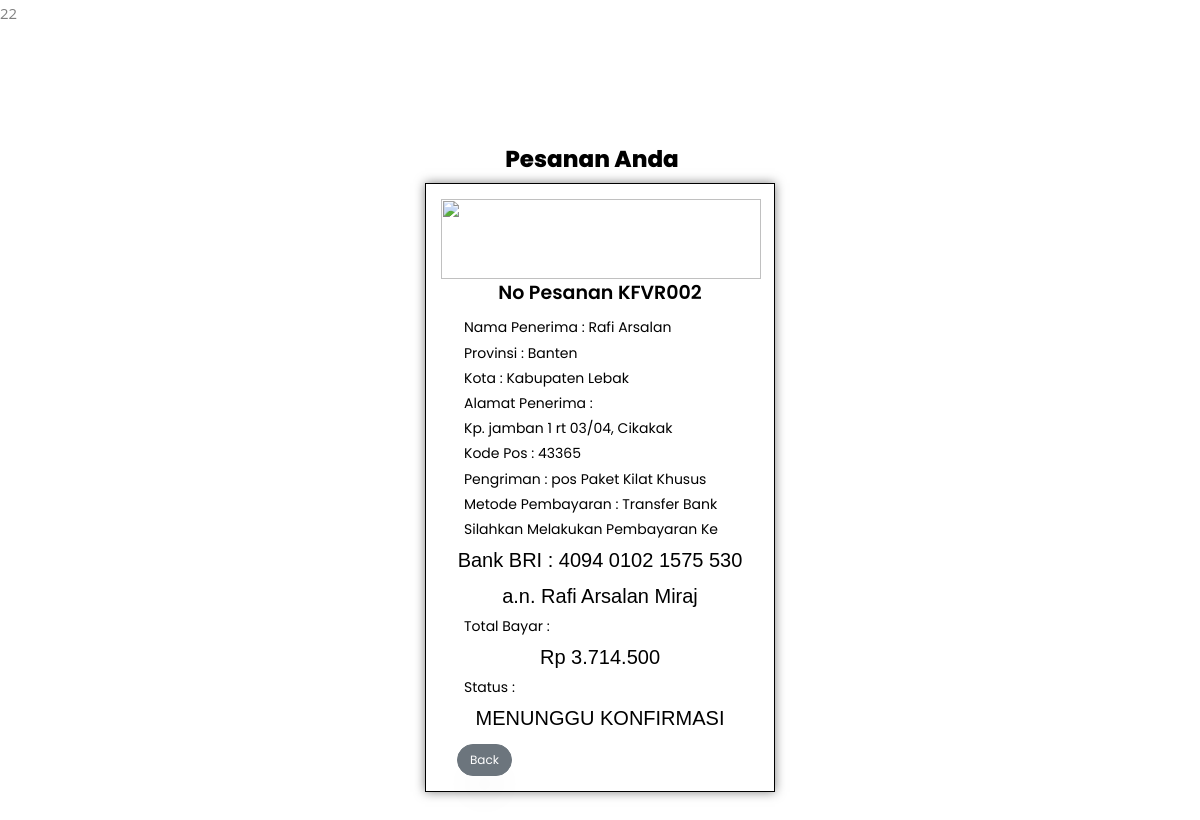
/pembayaran.php?key=22, run on the app's committed database.
### tables this page shows
CREATE TABLE `pesanan` (
  `id_pesanan` int(11) NOT NULL,
  `id_user` int(11) NOT NULL,
  `nomor_pesanan` varchar(100) NOT NULL,
  `nama_penerima` varchar(255) NOT NULL,
  `provinsi` varchar(100) NOT NULL,
  `distrik` varchar(100) NOT NULL,
  `alamat_pengiriman` varchar(255) NOT NULL,
  `ekspedisi` varchar(5) NOT NULL,
  `paket` varchar(100) NOT NULL,
  `kodepos` varchar(20) NOT NULL,
  `total_bayar` varchar(255) NOT NULL,
  `id_opsi` int(11) NOT NULL,
  `berat_barang` int(11) NOT NULL,
  `status_pembayaran` varchar(100) NOT NULL,
  `bukti_pembayaran` varchar(2255) NOT NULL,
  `resi` varchar(255) NOT NULL
);

CREATE TABLE `opsi_pembayaran` (
  `id_opsi` int(11) NOT NULL,
  `nama_pembayaran` varchar(50) NOT NULL,
  `nomor` varchar(100) NOT NULL
);

### pembayaran.php (the view, shortened to what this page needs)
<?php
    include('config.php');
    $kodepesanan = $_GET['key'];
    $query      = mysqli_query($conn,"SELECT * from pesanan where id_pesanan = $kodepesanan");
    $pesanan    = mysqli_fetch_assoc($query);
    $opsi    =  $pesanan['id_opsi'];
    $query      = mysqli_query($conn,"SELECT *from opsi_pembayaran where id_opsi = $opsi");
    $bayar     = mysqli_fetch_assoc($query);
?>
<!DOCTYPE html>
<html lang="en">
<head>
    <link rel="stylesheet" href="https://use.fontawesome.com/releases/v5.15.4/css/all.css" />
    <link rel="stylesheet" href="./css/style.css">
</head>
<body>
    <section class="sign-in mt-5">
        <div class="logo">
            <p class="navbar-brand">Pesanan Anda</p>
        </div>
        <div class="form mb-4">
            <div class="box" style="font-size: 14px;">
                <img src="images/barcode.png" alt="" width="320px" height="80px">
                <h4>No Pesanan <?=$pesanan['nomor_pesanan']?></h4>
                <div class="col md-6 ml-2">Nama Penerima     : <?=$pesanan['nama_penerima']?></div>
                <div class="col md-6 ml-2">Provinsi          : <?=$pesanan['provinsi']?></div>
                <div class="col md-6 ml-2">Kota : <?=$pesanan['distrik']?></div>
                <div class="col md-6 ml-2">Alamat Penerima :</div>
                <div class="col md-6 ml-2"><?=$pesanan['alamat_pengiriman']?></div>
                <div class="col md-6 ml-2">Kode Pos : <?=$pesanan['kodepos']?></div>
                <div class="col md-6 ml-2">Pengriman : <?=$pesanan['ekspedisi']?> <?=$pesanan['paket']?> </div>
                <div class="col md-6 ml-2">Metode Pembayaran : <?=$bayar['nama_pembayaran']?></div>
                <div class="col md-6 ml-2">Silahkan Melakukan Pembayaran Ke</div>
                <div class="col md-6 text-center" style="font-family: Helvetica; font-size : 20px;"> <?=$bayar['nomor']?></div>
                <div class="col md-6 text-center" style="font-family: Helvetica; font-size : 20px;">a.n. Rafi Arsalan Miraj</div>
                <div class="col md-6 ml-2">Total Bayar :</div>
                <div class="col md-6 text-center" style="font-family: Helvetica; font-size : 20px;">Rp <?=number_format($pesanan['total_bayar'],0,"",".")?></div>
                <div class="col md-6 ml-2">Status :</div>
                <div class="col md-6 text-center" style="font-family: Helvetica; font-size : 20px;">
                <?php
                    if($pesanan['status_pembayaran'] == 0)
                    {
                        echo "BELUM DIBAYAR";
                    }else if($pesanan['status_pembayaran'] == 1)
                    {
                        echo "MENUNGGU KONFIRMASI";
                    }else if($pesanan['status_pembayaran'] == 2)
                    {
                        echo "LUNAS<br> MENUNGGU PENGIRIMAN";
                    }else if($pesanan['status_pembayaran'] ==3){
                        echo "SUDAH DIKIRIM <br> Resi anda : <br>";
                    }
                ?>
                </div>
            </div>
            <a href="daftar_pesanan.php" class="btn btn-secondary mt-2 ml-3">Back</a>
        </div>
    </section>
</body>
</html>

### data on the page
pesanan: nomor_pesanan "KFVR002", nama_penerima "Rafi Arsalan", provinsi "Banten", distrik "Kabupaten Lebak", alamat_pengiriman "Kp. jamban 1 rt 03/04, Cikakak", kodepos "43365", ekspedisi "pos", paket "Paket Kilat Khusus", total_bayar "3.714.500"
opsi_pembayaran: nama_pembayaran "Transfer Bank", nomor "Bank BRI : 4094 0102 1575 530"
